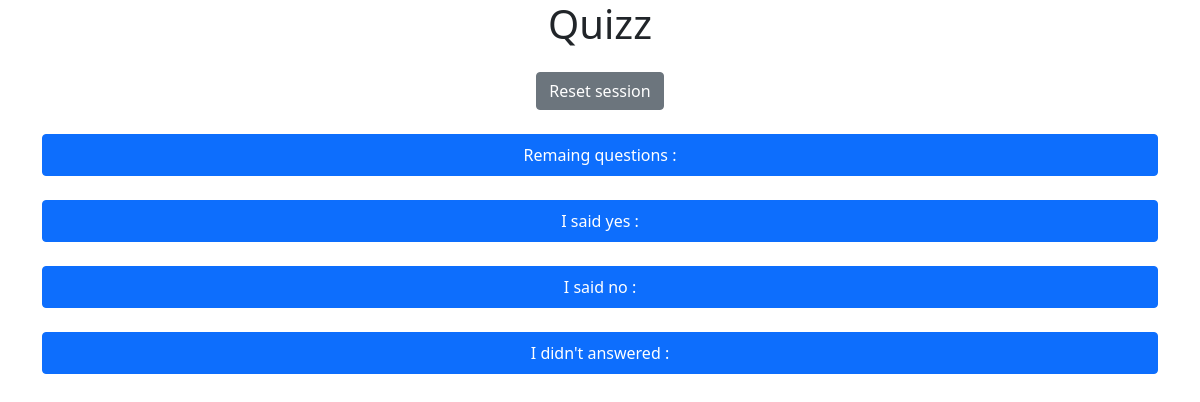
Page /quizz/ on the earlier database version.
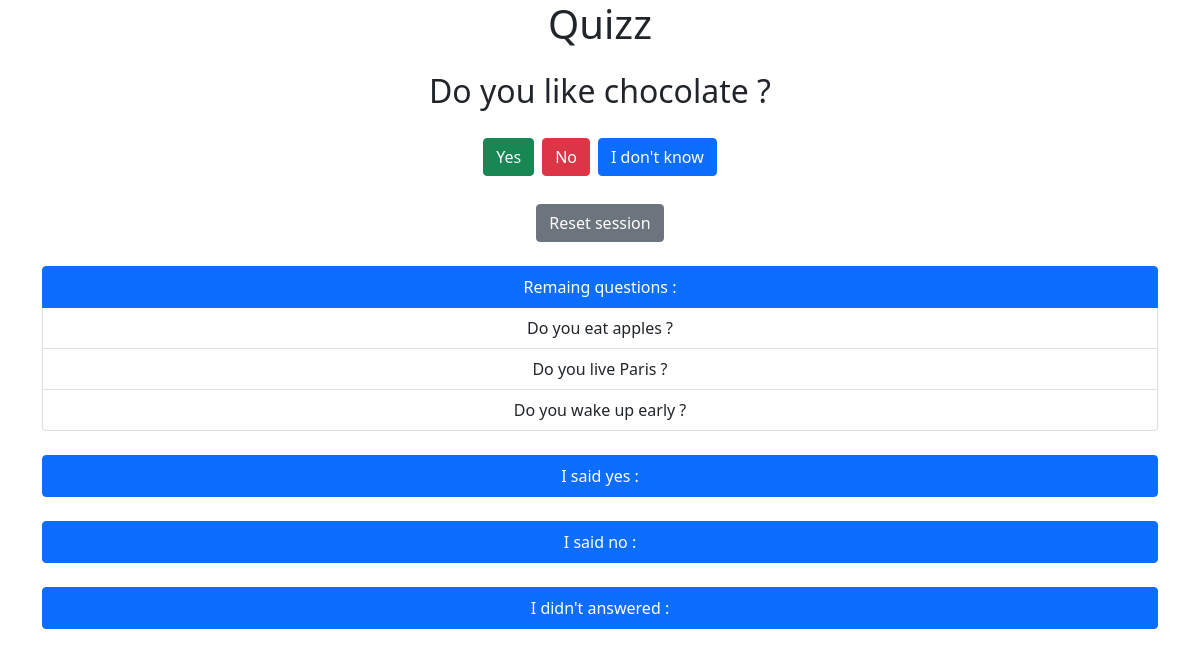
Same page on the later database version.
### quizz_demo/models.py (models this page shows, shortened)
class Question(models.Model):
    text = models.CharField(max_length=100)

### quizz_demo/views.py (the view, shortened to what this page needs)
# urls.py: path('quizz/', include('quizz_demo.urls')),
def quizz(request):
    template_name = 'quizz.html'
    if "quizz" in request.session:
        data = request.session["quizz"]
    else:
        data = {
            "questions_answered": [],
            "questions_yes": [],
            "questions_no": [],
            "questions_skipped": []
        }
    questions = Question.objects.all().order_by('id').exclude(id__in=data["questions_answered"])
    main_question = {}
    if questions :
        main_question = questions[0]
        questions = questions.exclude(id=main_question.id)
    questions_yes = Question.objects.all().filter(id__in=data["questions_yes"])
    questions_no = Question.objects.all().filter(id__in=data["questions_no"])
    questions_skipped = Question.objects.all().filter(id__in=data["questions_skipped"])
    context = {
        "questions": questions,
        "main_question": main_question,
        "questions_yes": questions_yes,
        "questions_no": questions_no,
        "questions_skipped": questions_skipped
        }
    return render(request, template_name, context)

### quizz_demo/templates/quizz.html (shortened to what this page needs)
{% load %}
<link href="https://cdn.jsdelivr.net/npm/bootstrap@5.1.3/dist/css/bootstrap.min.css" rel="stylesheet">
<h1 class="text-center">Quizz</h1>
<div class="container">
    {% if main_question %}
    <h2 class="text-center mt-4">{{ main_question.text }}</h2>
    <form class="form-group d-flex justify-content-center mt-4" method="post">
        <button class="btn m-1 btn-success" type="submit" name="yes">Yes</button>
        <button class="btn m-1 btn-danger" type="submit" name="no">No</button>
        <button class="btn m-1 btn-primary" type="submit" name="skip">I don't know</button>
    </form>
    {% endif %}
    <form class="form-group d-flex justify-content-center mt-4" method="post">
        <button class="btn btn-secondary" type="submit" name="reset">Reset session</button>
    </form>
    <div class="text-center">
        <ul class="list-group mt-4">
            <li class="list-group-item active">Remaing questions :</li>
            {% for question in questions %}
            <li class="list-group-item">{{ question.text }}</li>
            {% endfor %}
        </ul>
        <ul class="list-group mt-4">
            <li class="list-group-item active">I said yes :</li>
        </ul>
        <ul class="list-group mt-4">
            <li class="list-group-item active">I said no :</li>
        </ul>
        <ul class="list-group mt-4">
            <li class="list-group-item active">I didn't answered :</li>
        </ul>
    </div>
</div>

Differences in the rows shown:
added Question: text "Do you like chocolate ?"
added Question: text "Do you eat apples ?"
added Question: text "Do you live Paris ?"
added Question: text "Do you wake up early ?"
Other differences:
text now shown: "Yes No I don't know"
